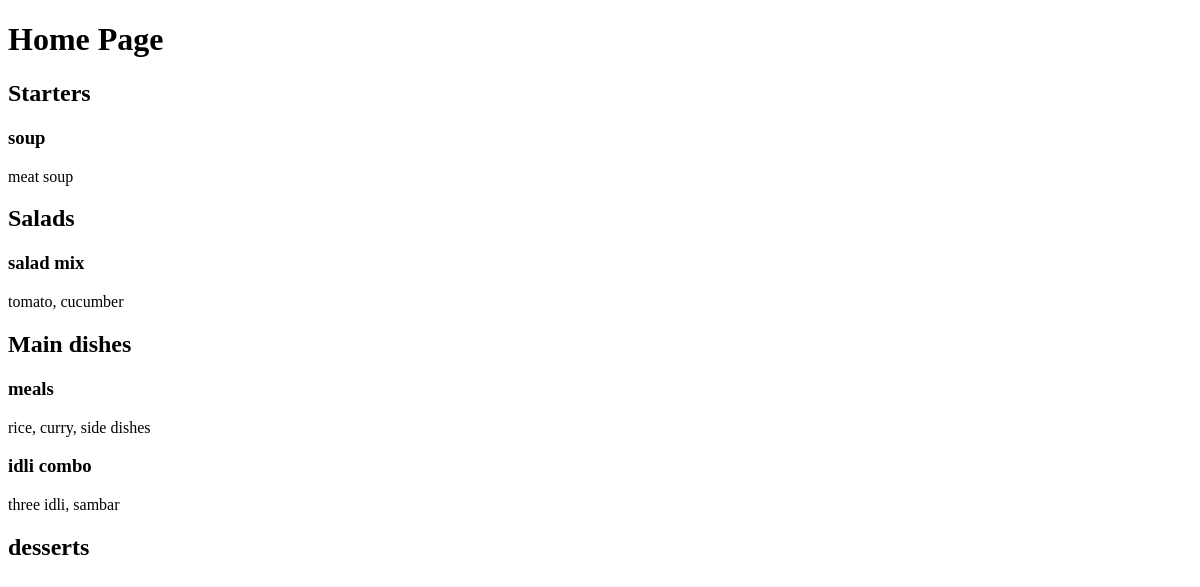
Before: / with the older database file.
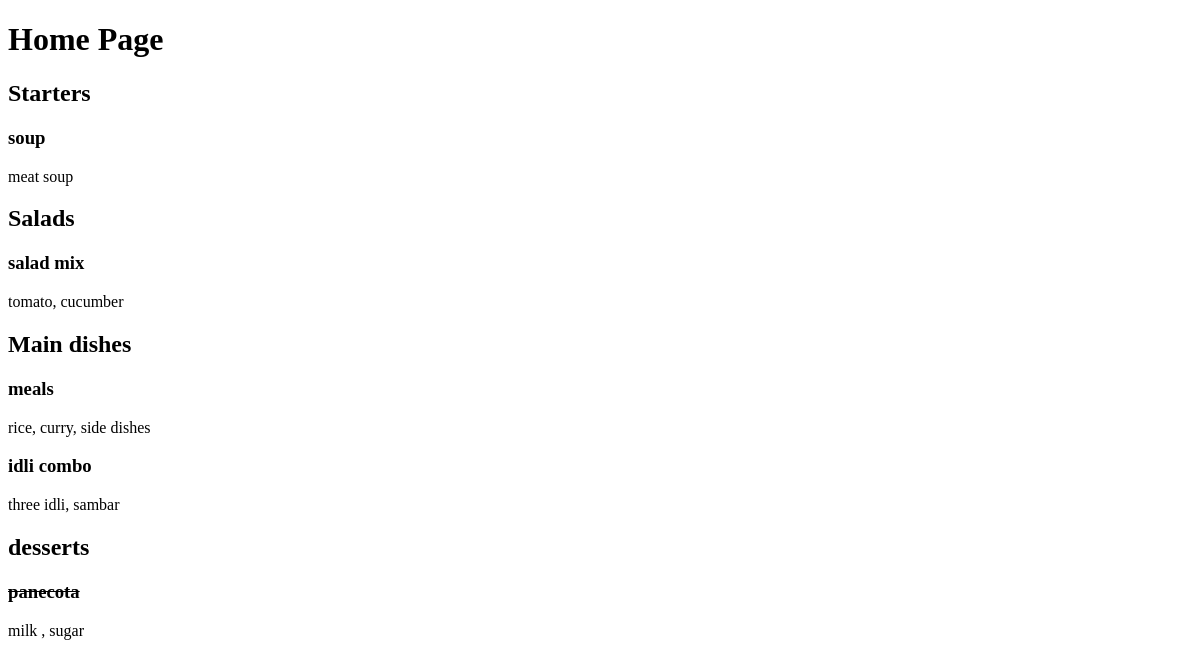
After: the same page with the newer database file.
### restaurent/models.py (models this page shows, shortened)
class Item(models.Model):
    meal = models.CharField(max_length=1000, unique=True)
    description = models.CharField(max_length=2000)
    price = models.DecimalField(decimal_places=2, max_digits=10)
    meal_type = models.CharField(max_length=200, choices=MEAL_TYPE)
    author = models.ForeignKey(User, on_delete=models.PROTECT)
    status = models.IntegerField(choices=STATUS, default=1)
    date_created = models.DateTimeField(auto_now_add=True)
    date_updated = models.DateTimeField(auto_now_add=True)

### restaurent/views.py (the view)
# urls.py: path('', views.MenuList.as_view(), name='home')
class MenuList(generic.ListView):
    queryset = Item.objects.order_by("date_created")
    template_name = "index.html"
    def get_context_data(self, **kwargs):
        context = super().get_context_data(**kwargs)
        context["meals"] = MEAL_TYPE
        return context

### restaurent/templates/index.html (shortened to what this page needs)
<!DOCTYPE html>
<html lang="en">
<head>
</head>
<body>
    <h1>Home Page</h1>
    {% for meal in meals %}
        <h2>{{ meal.1 }} </h2>
            {% for row in item_list %}
            {% if row.meal_type == meal.0%}
            {% if row.status == 0 %}
                <h3><del>{{ row.meal }}</del></h3>
                    <p>{{ row.description }}</p>
                {% else %}
                <h3>{{ row.meal }}</h3>
                    <p>{{ row.description }}</p>
            {% endif %}
            {% endif %}
            {% endfor %}
    {% endfor %}
</body>
</html>

Changed rows visible on the page:
added Item: meal "panecota", description "milk , sugar", shown under "desserts"
